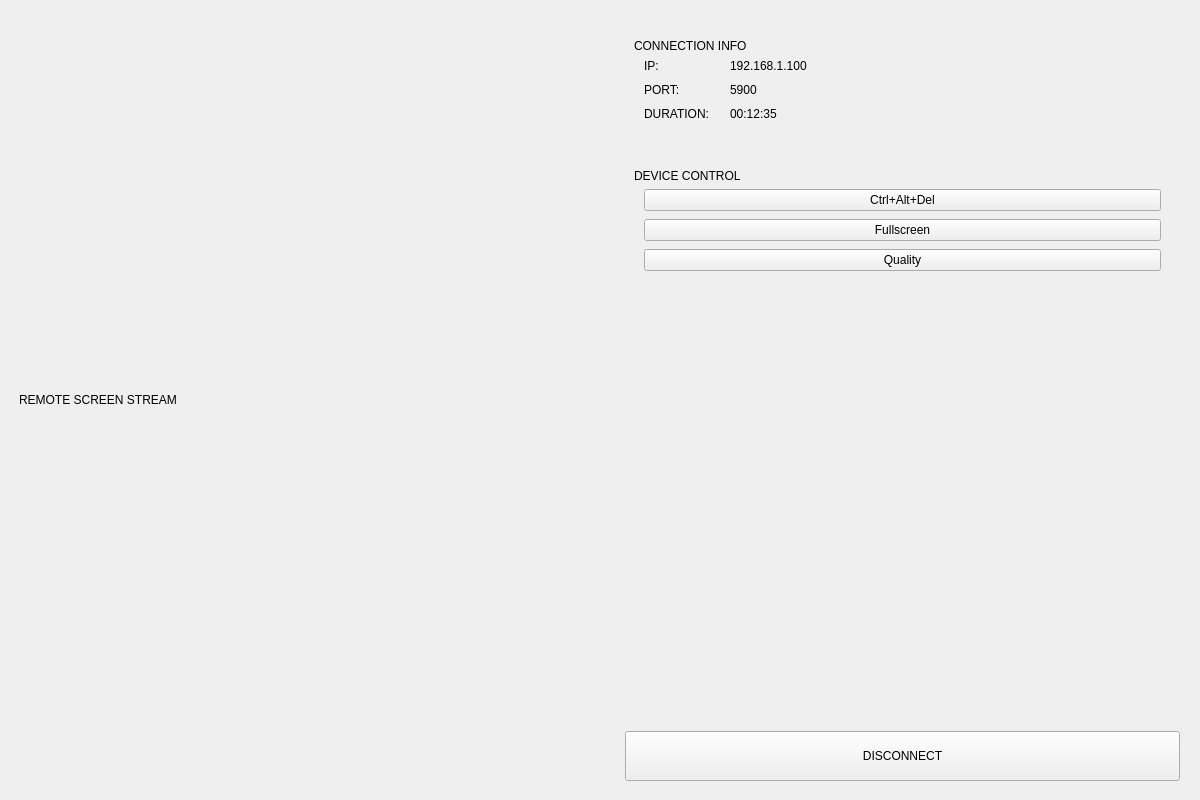
<?xml version="1.0" encoding="UTF-8"?>
<ui version="4.0">
 <class>ConnectPage</class>
 <widget class="QWidget" name="ConnectPage">
  <property name="geometry">
   <rect>
    <x>0</x>
    <y>0</y>
    <width>1200</width>
    <height>800</height>
   </rect>
  </property>
  <layout class="QHBoxLayout" name="mainLayout">
   <property name="spacing">
    <number>0</number>
   </property>
   <property name="leftMargin">
    <number>10</number>
   </property>
   <property name="topMargin">
    <number>10</number>
   </property>
   <property name="rightMargin">
    <number>0</number>
   </property>
   <property name="bottomMargin">
    <number>10</number>
   </property>
   <item>
    <widget class="QFrame" name="videoSurface">
     <layout class="QVBoxLayout" name="videoLayout">
      <item>
       <widget class="QLabel" name="lblStreamPlaceholder">
        <property name="text">
         <string>REMOTE SCREEN STREAM</string>
        </property>
       </widget>
      </item>
     </layout>
    </widget>
   </item>
   <item>
    <widget class="QFrame" name="sidebar">
     <layout class="QVBoxLayout" name="sidebarLayout">
      <property name="spacing">
       <number>20</number>
      </property>
      <property name="leftMargin">
       <number>20</number>
      </property>
      <property name="topMargin">
       <number>20</number>
      </property>
      <property name="rightMargin">
       <number>20</number>
      </property>
      <item>
       <widget class="QFrame" name="infoCard">
        <property name="class" stdset="0">
         <string>card</string>
        </property>
        <layout class="QVBoxLayout" name="infoLayout">
         <item>
          <widget class="QLabel" name="lblTitleInfo">
           <property name="text">
            <string>CONNECTION INFO</string>
           </property>
           <property name="class" stdset="0">
            <string>card-title</string>
           </property>
          </widget>
         </item>
         <item>
          <layout class="QFormLayout" name="formInfo">
           <property name="horizontalSpacing">
            <number>20</number>
           </property>
           <property name="verticalSpacing">
            <number>10</number>
           </property>
           <property name="leftMargin">
            <number>10</number>
           </property>
           <property name="rightMargin">
            <number>10</number>
           </property>
           <property name="bottomMargin">
            <number>10</number>
           </property>
           <item row="0" column="0">
            <widget class="QLabel" name="lblIpKey">
             <property name="text">
              <string>IP:</string>
             </property>
             <property name="class" stdset="0">
              <string>info-key</string>
             </property>
            </widget>
           </item>
           <item row="0" column="1">
            <widget class="QLabel" name="lblIpVal">
             <property name="text">
              <string>192.168.1.100</string>
             </property>
             <property name="class" stdset="0">
              <string>info-value</string>
             </property>
            </widget>
           </item>
           <item row="1" column="0">
            <widget class="QLabel" name="lblPortKey">
             <property name="text">
              <string>PORT:</string>
             </property>
             <property name="class" stdset="0">
              <string>info-key</string>
             </property>
            </widget>
           </item>
           <item row="1" column="1">
            <widget class="QLabel" name="lblPortVal">
             <property name="text">
              <string>5900</string>
             </property>
             <property name="class" stdset="0">
              <string>info-value</string>
             </property>
            </widget>
           </item>
           <item row="2" column="0">
            <widget class="QLabel" name="lblDurKey">
             <property name="text">
              <string>DURATION:</string>
             </property>
             <property name="class" stdset="0">
              <string>info-key</string>
             </property>
            </widget>
           </item>
           <item row="2" column="1">
            <widget class="QLabel" name="lblDurVal">
             <property name="text">
              <string>00:12:35</string>
             </property>
             <property name="class" stdset="0">
              <string>info-value</string>
             </property>
            </widget>
           </item>
          </layout>
         </item>
        </layout>
       </widget>
      </item>
      <item>
       <widget class="QFrame" name="controlCard">
        <property name="class" stdset="0">
         <string>card</string>
        </property>
        <layout class="QVBoxLayout" name="controlLayout">
         <item>
          <widget class="QLabel" name="lblTitleControl">
           <property name="text">
            <string>DEVICE CONTROL</string>
           </property>
           <property name="class" stdset="0">
            <string>card-title</string>
           </property>
          </widget>
         </item>
         <item>
          <layout class="QVBoxLayout" name="btnLayout">
           <property name="spacing">
            <number>8</number>
           </property>
           <property name="leftMargin">
            <number>10</number>
           </property>
           <property name="rightMargin">
            <number>10</number>
           </property>
           <property name="bottomMargin">
            <number>10</number>
           </property>
           <item>
            <widget class="QPushButton" name="btnCad">
             <property name="text">
              <string>Ctrl+Alt+Del</string>
             </property>
             <property name="class" stdset="0">
              <string>action-btn</string>
             </property>
            </widget>
           </item>
           <item>
            <widget class="QPushButton" name="btnFull">
             <property name="text">
              <string>Fullscreen</string>
             </property>
             <property name="class" stdset="0">
              <string>action-btn</string>
             </property>
            </widget>
           </item>
           <item>
            <widget class="QPushButton" name="btnQuality">
             <property name="text">
              <string>Quality</string>
             </property>
             <property name="class" stdset="0">
              <string>action-btn</string>
             </property>
            </widget>
           </item>
          </layout>
         </item>
        </layout>
       </widget>
      </item>
      <item>
       <spacer name="verticalSpacer">
        <property name="orientation">
         <enum>Qt::Orientation::Vertical</enum>
        </property>
        <property name="sizeHint" stdset="0">
         <size>
          <width>20</width>
          <height>40</height>
         </size>
        </property>
       </spacer>
      </item>
      <item>
       <widget class="QPushButton" name="btnDisconnect">
        <property name="minimumSize">
         <size>
          <width>0</width>
          <height>50</height>
         </size>
        </property>
        <property name="text">
         <string>DISCONNECT</string>
        </property>
       </widget>
      </item>
     </layout>
    </widget>
   </item>
  </layout>
 </widget>
 <resources/>
 <connections/>
</ui>
